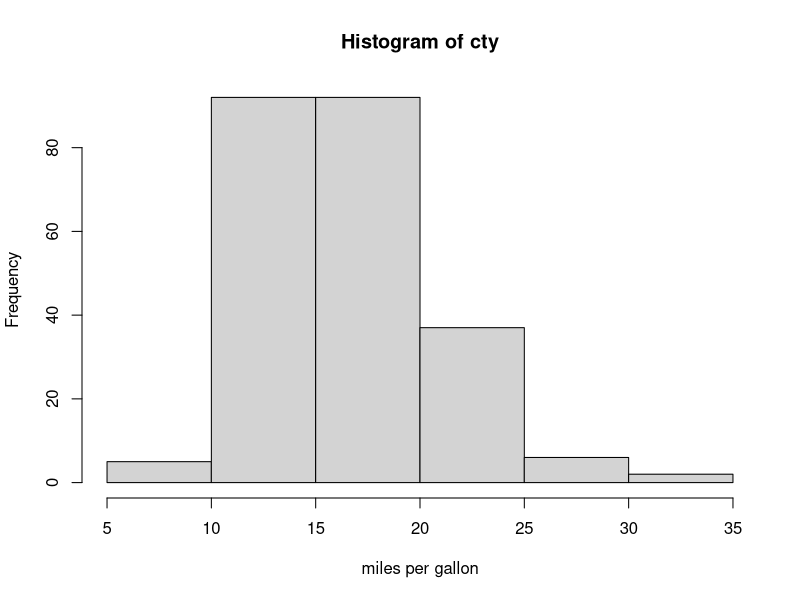
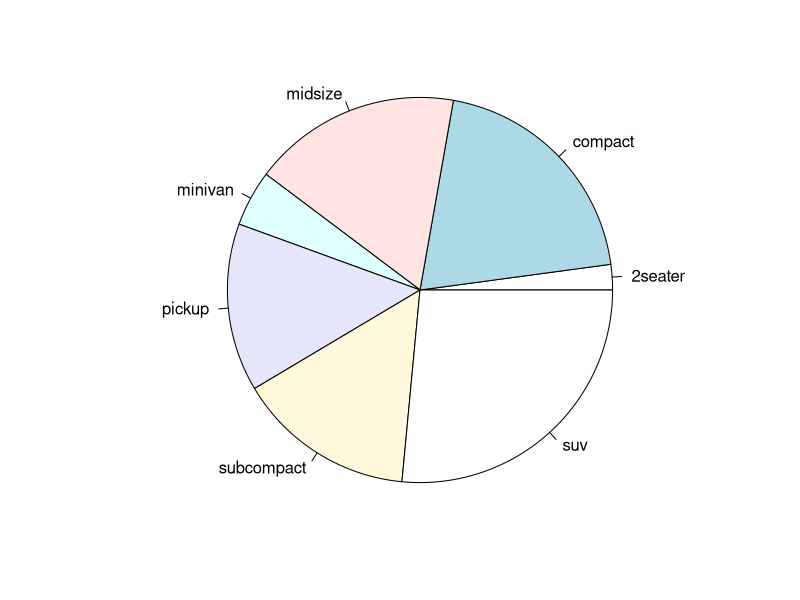
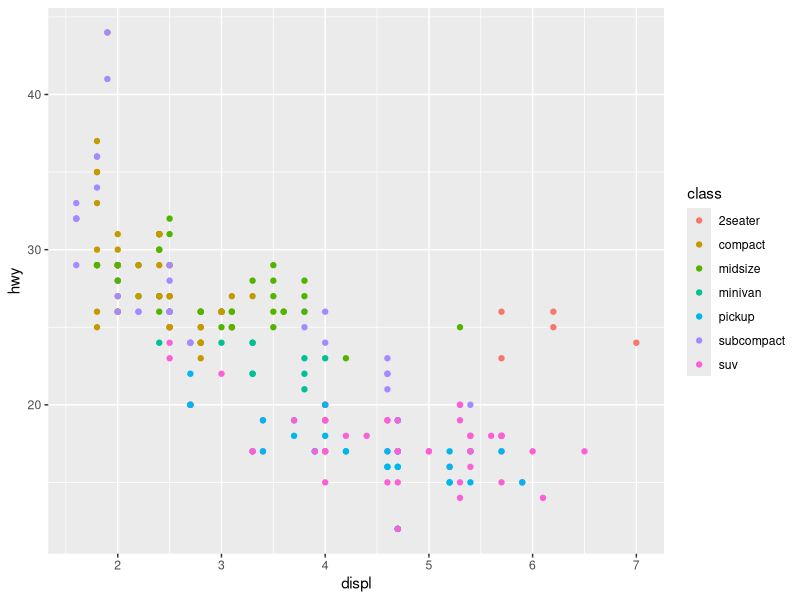
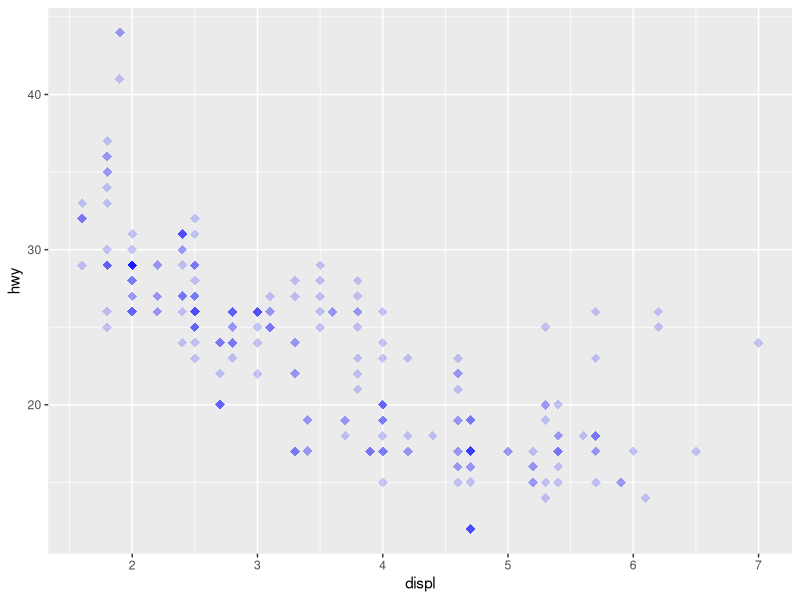
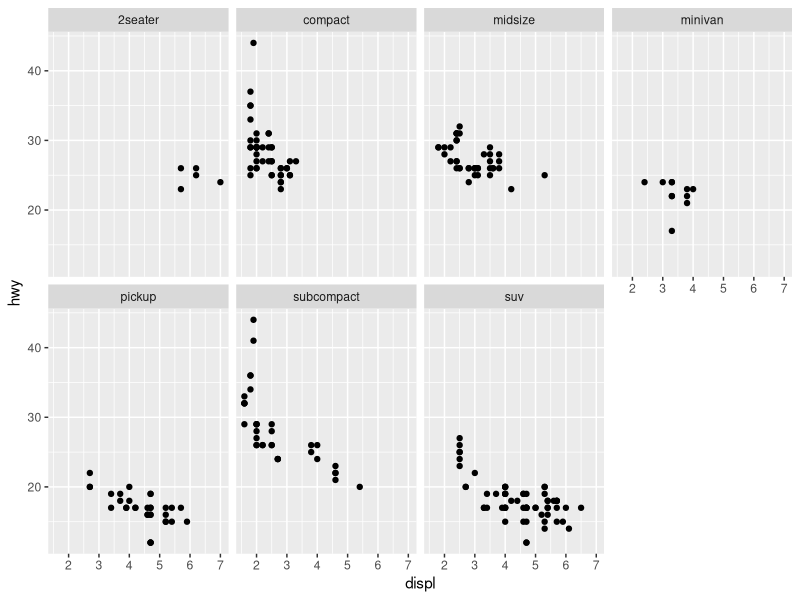
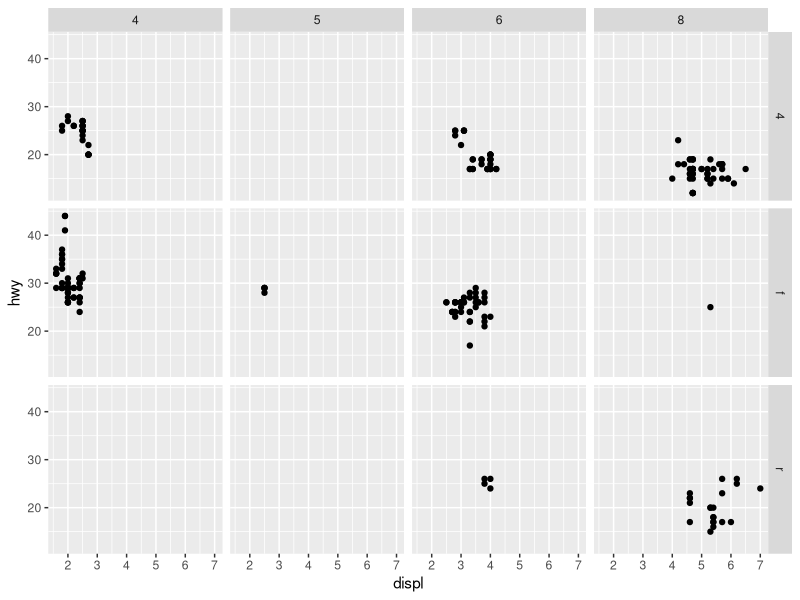
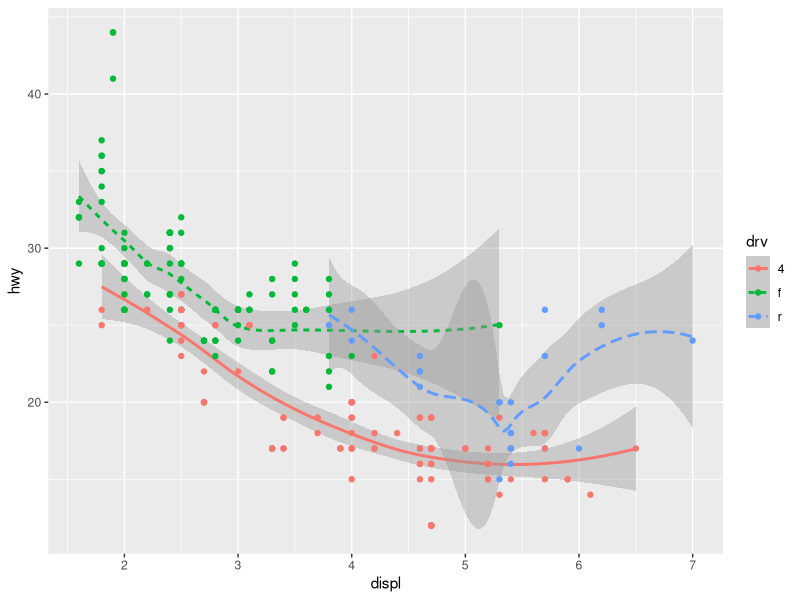

These charts were generated, in order, by the following R code:
## ---- chunk 1
library(dplyr)
library(ggplot2)
## ---- chunk 2
print(mpg)
## ---- chunk 3
# hist(mpg$cty) this is sufficient
hist(mpg$cty, main = 'Histogram of cty', xlab = 'miles per gallon')
## ---- chunk 4
car_types = mpg %>% count(class)
print(car_types)

## ---- chunk 5
pie(car_types$n, labels = car_types$class, radius = 1)
## ---- chunk 6
# Import libraries
library(ggplot2)
mpg # included in ggplot2
# Here, we map the aesthetic "color" to the variable "class"
ggplot(data = mpg) + 
  geom_point(mapping = aes(x=displ, y=hwy, color=class))
# Outside of aes(), the arguments are applied to the entire plot
ggplot(data = mpg) + 
  geom_point(mapping = aes(x=displ, y=hwy), 
             color='blue', alpha=0.2, size=3, shape=18)
## ---- chunk 7
# face_wrap()
ggplot(data=mpg) +
  geom_point(mapping = aes(x=displ, y=hwy)) +
  facet_wrap(~ class, nrow=2)
# facet_grid()
ggplot(data=mpg) +
  geom_point(mapping = aes(x=displ, y=hwy)) +
  facet_grid(drv ~ cyl)
## ---- chunk 8
ggplot(data=mpg, mapping = aes(x=displ, y=hwy, color=drv)) +
  geom_smooth(mapping = aes(linetype=drv)) +
  geom_point()
